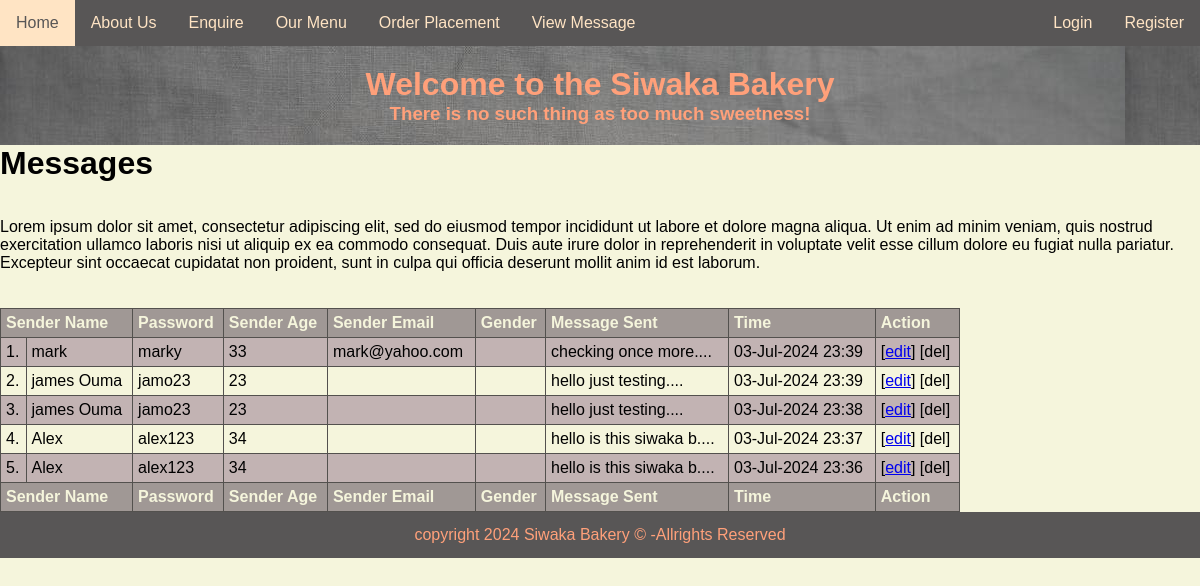
Page /view_messages.php on the committed database.
### tables this page shows
CREATE TABLE IF NOT EXISTS `messages` (
  `messageId` bigint(10) NOT NULL AUTO_INCREMENT,
  `sender_name` varchar(50) DEFAULT NULL,
  `user_password` varchar(60) DEFAULT NULL,
  `sender_age` bigint(50) DEFAULT NULL,
  `sender_email` varchar(50) DEFAULT NULL,
  `gender` varchar(30) DEFAULT NULL,
  `text_message` text DEFAULT NULL,
  `datecreated` datetime DEFAULT current_timestamp(),
  `dateupdated` datetime DEFAULT current_timestamp() ON UPDATE current_timestamp(),
  PRIMARY KEY (`messageId`)
);

### view_messages.php (the view)
<?php
include_once("template/heading.php");
 include_once("template/nav.php");
require_once("includes/dbconnect.php");
 include_once("template/banner.php");
?>
     <h1>Messages</h1><br><br>
 <p>Lorem ipsum dolor sit amet, consectetur adipiscing elit, sed do eiusmod tempor incididunt ut
    labore et dolore magna aliqua. Ut enim ad minim veniam, quis nostrud exercitation ullamco laboris
    nisi ut aliquip ex ea commodo consequat. Duis aute irure dolor in reprehenderit in voluptate velit esse
    cillum dolore eu fugiat nulla pariatur. Excepteur sint occaecat cupidatat non proident, sunt in culpa qui
     officia deserunt mollit anim id est laborum.</p><br><br>
     <table>
        <thead>
                  <tr>
                       <th colspan="2">Sender Name</th>
                      <th>Password</th>
                     <th>Sender Age</th>
                      <th>Sender Email</th>
                      <th>Gender</th>
                      <th>Message Sent</th>
                      <th>Time</th>
                      <th>Action</th>
                        </tr>
        </thead>
    <tbody>
<?php
$select_msg = "SELECT * FROM `messages` ORDER BY datecreated DESC";
$select_msg_res = $conn->query($select_msg);
$en=0;
if ($select_msg_res->num_rows > 0) {
  while($sel_msg_row = $select_msg_res->fetch_assoc()) {
    $en++;
  ?>
            <tr>
                <td><?php print $en ?>.</td>
                <td><?php print $sel_msg_row ["sender_name"];?></td>
                <td><?php print $sel_msg_row ["user_password"];?></td>
                <td><?php print $sel_msg_row ["sender_age"];?></td>
                <td><?php print $sel_msg_row ["sender_email"];?></td>
                <td><?php print $sel_msg_row ["gender"];?></td>
                <td><?php print substr($sel_msg_row ["text_message"],0,23)."....";?></td>
                <td><?php print date("d-M-Y H:i", strtotime( $sel_msg_row ["datecreated"]));?></td>
                <td>[<a href="edit_msg.php?messageId=<?php print $sel_msg_row ["messageId"];?>">edit</a>] [del]</td>
            </tr>
 <?php
}
} else {
  echo "0 results";
}
?>
  </tbody>
         <thead>
                  <tr>
                       <th colspan="2">Sender Name</th>
                      <th>Password</th>
                     <th>Sender Age</th>
                      <th>Sender Email</th>
                      <th>Gender</th>
                      <th>Message Sent</th>
                      <th>Time</th>
                      <th>Action</th>
                        </tr>
        </thead>
    </table>
<?php include_once("template/footer.php");?>

### template/heading.php (shortened to what this page needs)
<!DOCTYPE html>
<html>
    <head>
      <link rel="stylesheet" href="css/style.css">
      <link rel="stylesheet" href="css/style2.css">
      <link rel="stylesheet" href="css/style3.css">
      <link rel="stylesheet" href="css/tablestyle.css">
    </head>
<body>

### template/nav.php
<div class="main_menu">
       <a href="./">Home</a>
       <a href="about.php">About Us</a>
       <a href="enquire.php">Enquire</a>
       <a href="menu.php">Our Menu</a>
       <a href="order.php">Order Placement</a>
       <a href="view_messages.php">View Message</a>
       <div class="main_menu-right">
       <a href="login.php">Login</a>
       <a href="signup.php">Register</a>
       </div>
</div>

### template/banner.php
<div class="banner">
         <h1>Welcome to the Siwaka Bakery</h1>
         <h3>There is no such thing as too much sweetness!</h3>
    </div>

### template/footer.php
<div class="footer">
    copyright <?php print date("Y");?> Siwaka Bakery &copy; -Allrights Reserved
</div>
</body>
</html>

### css/style.css (style rules this page uses)
body { background-color: beige; margin: 0; }
.main_menu { background-color: rgb(88, 86, 86); overflow: hidden; }
.main_menu a { padding: 14px 16px; display: block; float: left; color: bisque; text-decoration: none; text-align: left; }
.main_menu-right { float:right; }
.banner { background-color: rgb(97, 91, 91) ; padding:20px; background-image: url(banner.jpeg ) ; text-align: center; color:lightsalmon; }
.footer { background-color: rgb(88, 86, 86); overflow: hidden; text-align: center; }

### css/style2.css (style rules this page uses)
.footer { background-color: rgb(88, 86, 86); overflow: hidden; text-align: center; padding: 10px 14px; text-decoration-color:lightsalmon; }

### css/style3.css (style rules this page uses)
.footer { padding: 14px 16px; color:lightsalmon; }
* { margin:0px; padding:0px; box-sizing: border-box; font-family: sans-serif; }
body { background-color: beige; }

### css/tablestyle.css (style rules this page uses)
table { border: 1px solid rgb(83, 81, 78); border-collapse: collapse; width: 80%; }
td { border: 1px solid rgb(83, 81, 78); padding: 5px; text-align: left; }
th { background-color: rgb(160, 152, 149); color: beige; border: 1px solid rgb(83, 81, 78); padding: 5px; text-align: left; }
tr:nth-child(odd) { background-color: rgb(194, 179, 179); }

### rows in the picture
messages: sender_name "mark", user_password "marky", sender_age "33", sender_email "mark@yahoo.com", text_message "checking once more", datecreated "03-Jul-2024 23:39"
messages: sender_name "james Ouma", user_password "jamo23", sender_age "23", text_message "hello just testing", datecreated "03-Jul-2024 23:39"
messages: sender_name "james Ouma", user_password "jamo23", sender_age "23", text_message "hello just testing", datecreated "03-Jul-2024 23:38"
messages: sender_name "Alex", user_password "alex123", sender_age "34", text_message "hello is this siwaka b", datecreated "03-Jul-2024 23:37"
messages: sender_name "Alex", user_password "alex123", sender_age "34", text_message "hello is this siwaka b", datecreated "03-Jul-2024 23:36"
